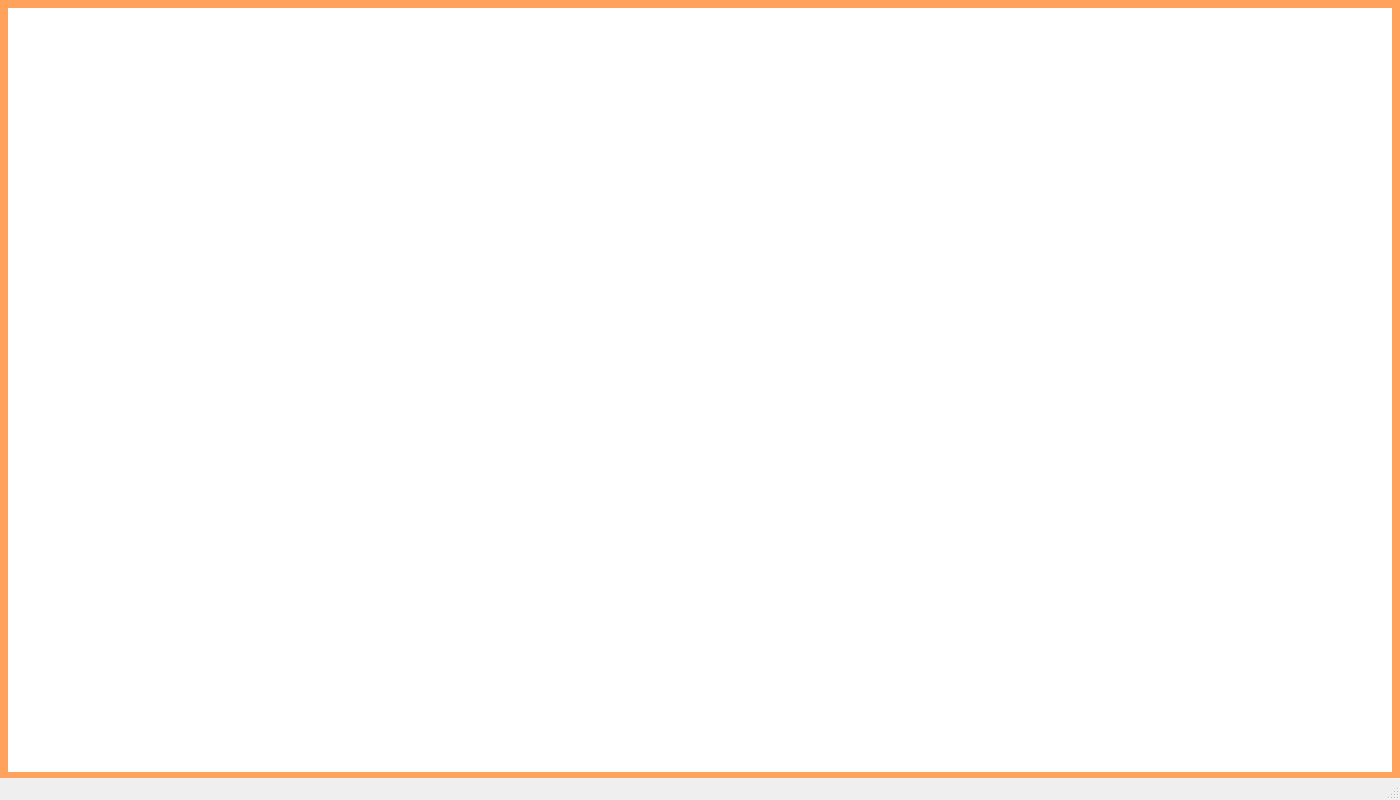
<?xml version="1.0" encoding="UTF-8"?>
<ui version="4.0">
 <class>MainWindow</class>
 <widget class="QMainWindow" name="MainWindow">
  <property name="geometry">
   <rect>
    <x>0</x>
    <y>0</y>
    <width>1400</width>
    <height>800</height>
   </rect>
  </property>
  <property name="windowTitle">
   <string>MainWindow</string>
  </property>
  <property name="styleSheet">
   <string notr="true"/>
  </property>
  <widget class="QWidget" name="centralwidget">
   <property name="styleSheet">
    <string notr="true"/>
   </property>
   <widget class="QStackedWidget" name="stackedWidget">
    <property name="geometry">
     <rect>
      <x>0</x>
      <y>0</y>
      <width>1500</width>
      <height>800</height>
     </rect>
    </property>
    <property name="styleSheet">
     <string notr="true"/>
    </property>
    <property name="currentIndex">
     <number>0</number>
    </property>
    <widget class="QWidget" name="page_1">
     <property name="autoFillBackground">
      <bool>false</bool>
     </property>
     <property name="styleSheet">
      <string notr="true">QWidget {
    background-color: white;
 }</string>
     </property>
     <widget class="QLabel" name="label_2">
      <property name="geometry">
       <rect>
        <x>1260</x>
        <y>720</y>
        <width>131</width>
        <height>51</height>
       </rect>
      </property>
      <property name="styleSheet">
       <string notr="true">background-image: url(:/images/CI.png);</string>
      </property>
      <property name="text">
       <string/>
      </property>
     </widget>
     <widget class="QLabel" name="label_3">
      <property name="geometry">
       <rect>
        <x>0</x>
        <y>0</y>
        <width>1400</width>
        <height>780</height>
       </rect>
      </property>
      <property name="styleSheet">
       <string notr="true">border: 8px solid #FFA25C;</string>
      </property>
      <property name="text">
       <string/>
      </property>
     </widget>
     <zorder>label_3</zorder>
     <zorder>label_2</zorder>
    </widget>
    <widget class="QWidget" name="page_2">
     <property name="sizePolicy">
      <sizepolicy hsizetype="Preferred" vsizetype="Preferred">
       <horstretch>0</horstretch>
       <verstretch>0</verstretch>
      </sizepolicy>
     </property>
     <property name="styleSheet">
      <string notr="true">QWidget {
    background-color: white;
 }</string>
     </property>
     <widget class="QLabel" name="label">
      <property name="geometry">
       <rect>
        <x>1260</x>
        <y>720</y>
        <width>131</width>
        <height>51</height>
       </rect>
      </property>
      <property name="styleSheet">
       <string notr="true">background-image: url(:/images/CI.png);</string>
      </property>
      <property name="text">
       <string/>
      </property>
     </widget>
     <widget class="QLabel" name="label_4">
      <property name="geometry">
       <rect>
        <x>0</x>
        <y>0</y>
        <width>1400</width>
        <height>780</height>
       </rect>
      </property>
      <property name="styleSheet">
       <string notr="true">border: 8px solid #FFA25C;</string>
      </property>
      <property name="text">
       <string/>
      </property>
     </widget>
     <zorder>label_4</zorder>
     <zorder>label</zorder>
    </widget>
   </widget>
  </widget>
  <widget class="QMenuBar" name="menubar">
   <property name="geometry">
    <rect>
     <x>0</x>
     <y>0</y>
     <width>1400</width>
     <height>25</height>
    </rect>
   </property>
  </widget>
  <widget class="QStatusBar" name="statusbar"/>
 </widget>
 <resources/>
 <connections/>
</ui>
